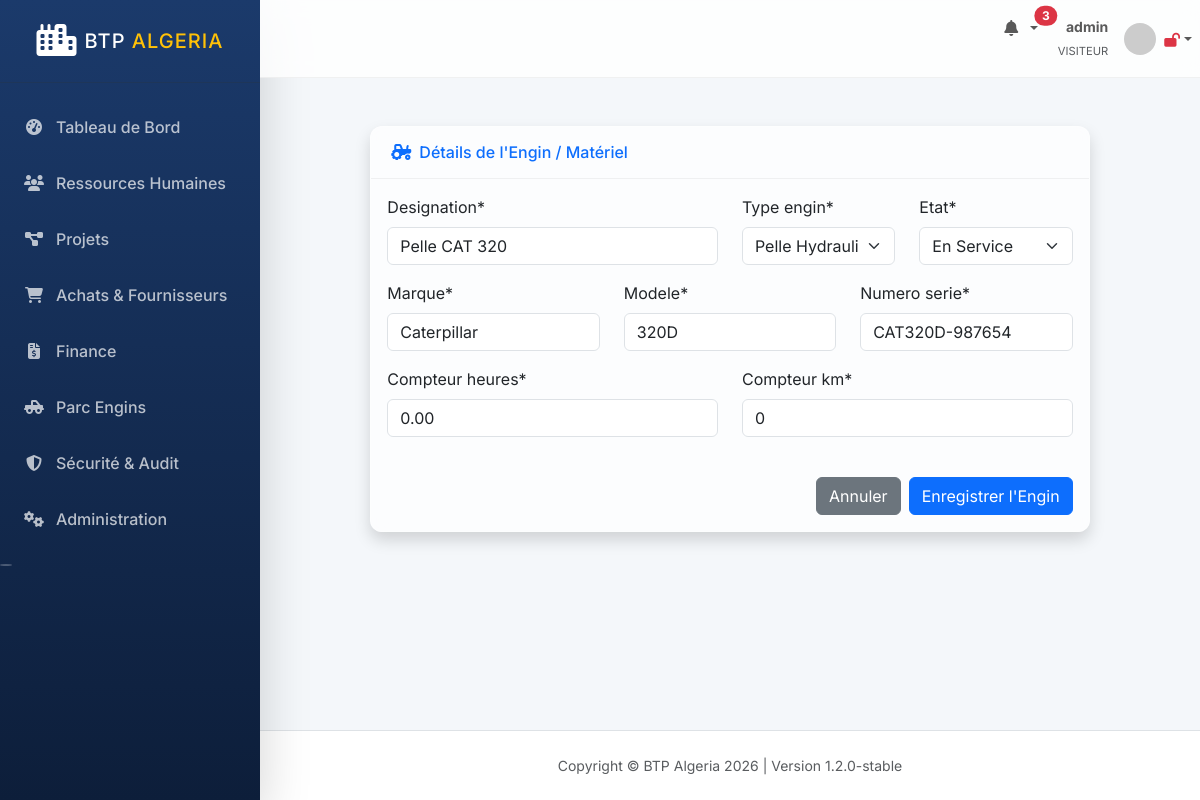
Page /fleet/engins/1/edit/ (signed in) on the committed database.
### apps/fleet/models.py (models this page shows, shortened)
class Engin(models.Model):
    ETAT_CHOICES = (
        ('en_service', 'En Service'),
        ('en_maintenance', 'En Maintenance'),
        ('hs', 'Hors Service'),
        ('loue', 'Loué'),
        ('vendu', 'Vendu'),
        ('au_depot', 'Au Dépôt'),
    )
    code = models.CharField(max_length=50, unique=True, blank=True)
    designation = models.CharField(max_length=300)
    type_engin = models.ForeignKey(TypeEngin, on_delete=models.RESTRICT)
    marque = models.CharField(max_length=100)
    modele = models.CharField(max_length=100)
    numero_serie = models.CharField(max_length=100, unique=True)
    immatriculation = models.CharField(max_length=20, blank=True)
    annee_fabrication = models.PositiveIntegerField()
    annee_mise_en_service = models.PositiveIntegerField()
    valeur_achat_dzd = models.DecimalField(max_digits=15, decimal_places=2)
    taux_amortissement_annuel = models.DecimalField(max_digits=5, decimal_places=2)
    valeur_residuelle_dzd = models.DecimalField(max_digits=15, decimal_places=2, blank=True)
    taux_location_journalier_dzd = models.DecimalField(max_digits=15, decimal_places=2, default=0)
    projet_actuel = models.ForeignKey('projects.Projet', on_delete=models.SET_NULL, null=True, blank=True)
    date_affectation = models.DateField(null=True, blank=True)
    etat = models.CharField(max_length=20, choices=ETAT_CHOICES, default='au_depot')
    compteur_heures = models.DecimalField(max_digits=10, decimal_places=2, default=0)
    compteur_km = models.PositiveIntegerField(default=0)
    prochain_ct_date = models.DateField(null=True, blank=True)
    expiration_assurance = models.DateField(null=True, blank=True)
    consommation_moyenne_lh = models.DecimalField(max_digits=5, decimal_places=2, default=0)
    photo = models.ImageField(upload_to='fleet/photos/', null=True, blank=True)
    carte_grise = models.FileField(upload_to='fleet/docs/', null=True, blank=True)
    police_assurance = models.FileField(upload_to='fleet/docs/', null=True, blank=True)
    is_active = models.BooleanField(default=True)
    created_at = models.DateTimeField(auto_now_add=True)
    updated_at = models.DateTimeField(auto_now=True)
    created_by = models.ForeignKey(User, on_delete=models.SET_NULL, null=True)

### apps/fleet/views.py (the view, shortened to what this page needs)
# urls.py: path('engins/<int:pk>/edit/', views.EnginUpdateView.as_view(), name='engin_edit'),
class EnginUpdateView(LoginRequiredMixin, UpdateView):
    model = Engin
    fields = ['designation', 'type_engin', 'marque', 'modele', 'numero_serie', 'immatriculation', 'etat', 'compteur_heures', 'compteur_km']
    template_name = 'fleet/engin_form.html'

### apps/fleet/models.py (called while the page is built)
    def __str__(self):
        return self.nom

### templates/fleet/engin_form.html (shortened to what this page needs)
{% extends "base.html" %}
{% load crispy_forms_tags %}
{% block content %}
<div class="container-fluid py-4">
    <div class="row justify-content-center">
        <div class="col-lg-10">
            <div class="card shadow mb-4 glass-card">
                <div class="card-header py-3 d-flex justify-content-between align-items-center">
                    <h6 class="m-0 font-weight-bold text-primary">
                        <i class="fas fa-tractor me-2"></i>Détails de l'Engin / Matériel
                    </h6>
                </div>
                <div class="card-body">
                    <form method="post" enctype="multipart/form-data">
                        <div class="row">
                            <div class="col-md-6">
                                {{ form.designation|as_crispy_field }}
                            </div>
                            <div class="col-md-3">
                                {{ form.type_engin|as_crispy_field }}
                            </div>
                            <div class="col-md-3">
                                {{ form.etat|as_crispy_field }}
                            </div>
                        </div>
                        <div class="row">
                            <div class="col-md-4">
                                {{ form.marque|as_crispy_field }}
                            </div>
                            <div class="col-md-4">
                                {{ form.modele|as_crispy_field }}
                            </div>
                            <div class="col-md-4">
                                {{ form.numero_serie|as_crispy_field }}
                            </div>
                        </div>
                        {% if not form.instance.pk %}
                        <div class="row">
                            <div class="col-md-4">
                                {{ form.annee_fabrication|as_crispy_field }}
                            </div>
                            <div class="col-md-4">
                                {{ form.annee_mise_en_service|as_crispy_field }}
                            </div>
                            <div class="col-md-4">
                                {{ form.immatriculation|as_crispy_field }}
                            </div>
                        </div>
                        <div class="row">
                            <div class="col-md-6">
                                {{ form.valeur_achat_dzd|as_crispy_field }}
                            </div>
                            <div class="col-md-6">
                                {{ form.taux_amortissement_annuel|as_crispy_field }}
                            </div>
                        </div>
                        {% else %}
                        <div class="row">
                            <div class="col-md-6">
                                {{ form.compteur_heures|as_crispy_field }}
                            </div>
                            <div class="col-md-6">
                                {{ form.compteur_km|as_crispy_field }}
                            </div>
                        </div>
                        {% endif %}
                        <div class="d-flex justify-content-end gap-2 mt-4">
                            <a href="{% url 'engin_list' %}" class="btn btn-secondary">Annuler</a>
                            <button type="submit" class="btn btn-primary">Enregistrer l'Engin</button>
                        </div>
                    </form>
                </div>
            </div>
        </div>
    </div>
</div>
{% endblock %}

### templates/base.html (shortened to what this page needs)
{% load static %}
<!DOCTYPE html>
<html lang="fr" dir="ltr">
<head>
    <link href="https://cdn.jsdelivr.net/npm/bootstrap@5.3.2/dist/css/bootstrap.min.css" rel="stylesheet">
    <link rel="stylesheet" href="https://cdnjs.cloudflare.com/ajax/libs/font-awesome/6.4.0/css/all.min.css">
    <link rel="stylesheet" href="{% static 'css/btp_custom.css' %}">
</head>
<body id="page-top">
    <div id="wrapper">
        <nav class="sidebar shadow-lg" id="accordionSidebar">
            <div class="sidebar-brand d-flex align-items-center justify-content-center py-4">
                <div class="sidebar-brand-icon me-2">
                    <i class="fas fa-city text-white fa-2x"></i>
                </div>
                <div class="sidebar-brand-text text-white font-weight-bold h5 mb-0">BTP <span class="text-warning">Algeria</span></div>
            </div>
            <hr class="sidebar-divider my-0 bg-white opacity-25">
            <div class="sidebar-content mt-3">
                {% for item in menu_items %}
                    <a class="nav-link {% if request.resolver_match.url_name == item.url %}active{% endif %}" href="{% url item.url %}">
                        <i class="{{ item.icon }}"></i>
                        <span>{{ item.name }}</span>
                    </a>
                {% endfor %}
            </div>
            <div class="text-center d-none d-md-inline mt-5">
                <button class="rounded-circle border-0 bg-white opacity-25" id="sidebarToggle"></button>
            </div>
        </nav>
        <div id="content-wrapper" class="d-flex flex-column">
            <div id="content">
                <nav class="navbar navbar-expand navbar-light navbar-custom topbar mb-4 static-top">
                    <ul class="navbar-nav ms-auto">
                        <li class="nav-item dropdown no-arrow mx-1">
                            <a class="nav-link dropdown-toggle position-relative" href="{% url 'notifications' %}" id="alertsDropdown">
                                <i class="fas fa-bell fa-fw text-gray-400"></i>
                                {% if notifications_count > 0 %}
                                    <span class="position-absolute top-2 start-100 translate-middle badge rounded-pill bg-danger">
                                        {{ notifications_count }}
                                    </span>
                                {% endif %}
                            </a>
                        </li>
                        <li class="nav-item dropdown no-arrow">
                            <a class="nav-link dropdown-toggle d-flex align-items-center" href="#" id="userDropdown" role="button" data-bs-toggle="dropdown">
                                <div class="text-end me-3 d-none d-lg-block">
                                    <span class="text-gray-600 small fw-bold d-block">{{ user.get_full_name|default:user.username }}</span>
                                    <span class="text-muted extra-small" style="font-size: 0.7rem;">{{ user.groups.first.name|upper|default:"VISITEUR" }}</span>
                                </div>
                                <img class="img-profile rounded-circle" src="https://ui-avatars.com/api/?name={{ user.username }}&background=1B3A6B&color=fff" width="32" height="32">
                                <span class="ms-2">
                                    {% if is_2fa_enabled %}
                                        <i class="fas fa-lock text-success small" title="2FA Activé"></i>
                                    {% else %}
                                        <i class="fas fa-lock-open text-danger small" title="2FA Désactivé"></i>
                                    {% endif %}
                                </span>
                            </a>
                        </li>
                    </ul>
                </nav>
                <div class="container-fluid px-4 pb-4">
                    {% block content %}{% endblock %}
                </div>
            </div>
            <footer class="sticky-footer bg-white py-4 mt-auto border-top">
                <div class="container my-auto">
                    <div class="copyright text-center my-auto small text-muted">
                        <span>Copyright &copy; BTP Algeria 2026 | Version 1.2.0-stable</span>
                    </div>
                </div>
            </footer>
        </div>
    </div>
</body>
</html>

### static/css/btp_custom.css (style rules this page uses)
:root { --primary-color: #1B3A6B; --secondary-color: #F8B400; --sidebar-width: 260px; --bg-light: #F4F7FA; --text-dark: #2D3436; --glass-bg: rgba(255, 255, 255, 0.8); --shadow-sm: 0 2px 10px rgba(0,0,0,0.05); --shadow-md: 0 4px 20px rgba(0,0,0,0.08); }
body { font-family: 'Inter', sans-serif; background-color: var(--bg-light); color: var(--text-dark); }
#wrapper { display: flex; }
.sidebar { width: var(--sidebar-width); min-height: 100vh; background: linear-gradient(180deg, var(--primary-color) 0%, #0D1E3A 100%); position: fixed; z-index: 1000; transition: all 0.3s; }
.sidebar-brand-text { letter-spacing: 1px; text-transform: uppercase; }
.sidebar .nav-link { color: rgba(255, 255, 255, 0.7); padding: 1rem 1.5rem; display: flex; align-items: center; gap: 12px; transition: all 0.2s; font-weight: 500; }
.sidebar .nav-link i { width: 20px; text-align: center; }
#content-wrapper { flex: 1; margin-left: var(--sidebar-width); min-height: 100vh; }
.navbar-custom { background: var(--glass-bg); backdrop-filter: blur(10px); border-bottom: 1px solid rgba(0,0,0,0.05); z-index: 1030 !important; }
.card { border: none; border-radius: 12px; box-shadow: var(--shadow-sm); transition: transform 0.3s, box-shadow 0.3s; }
.card-header { background: transparent; border-bottom: 1px solid rgba(0,0,0,0.05); padding: 1.25rem; }
.glass-card { background: rgba(255, 255, 255, 0.7); backdrop-filter: blur(8px); border: 1px solid rgba(255, 255, 255, 0.3); }

### rows in the picture
Engin: designation "Pelle CAT 320", type_engin "Pelle Hydraulique", etat "En Service", marque "Caterpillar", modele "320D", numero_serie "CAT320D-987654", compteur_heures "0.00", compteur_km "0"

### other values in the picture
{{ item.name }} "Tableau de Bord" "Ressources Humaines" "Projets" "Achats & Fournisseurs" "Finance" "Parc Engins" "Sécurité & Audit" "Administration"
{{ notifications_count }} "3"
{{ user.get_full_name|default:user.username }} "admin"
{{ user.groups.first.name|upper|default:"VISITEUR" }} "VISITEUR"
